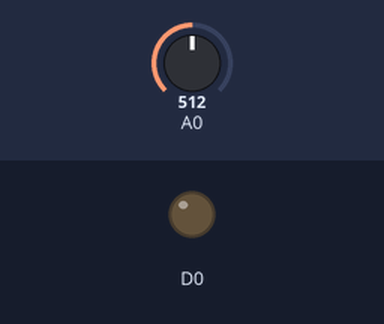
Recording of a sketch running on a simulated ESP8266 (NodeMCU). Parts: output pins drawn as LEDs (lit = HIGH). The test bench sets the inputs (shaded band); at power-on: A0 = 512. WiFi joins after 1.5 s; servers stay silent unless stated; what the sketch prints to the serial monitor is not drawn.

Above: at 0.1 s.
At 1.7 s:
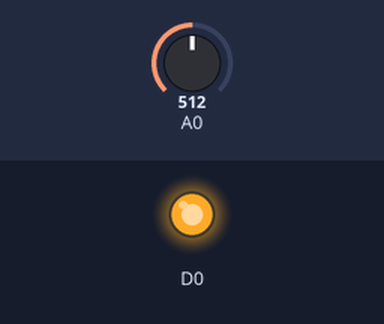
Timing chart, 0 to 3.2 s (numbered marks = the images above):
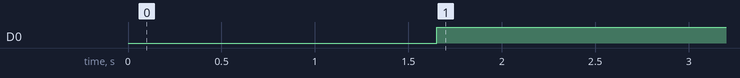

Measured:
- by itself, D0: LOW → HIGH at 1.7 s

The sketch:

Chuva.ino
```cpp
#include <ESP8266WiFi.h>
#include <FirebaseArduino.h>

#define FIREBASE_HOST "agricontrol-7a254.firebaseio.com"
#define FIREBASE_AUTH "Sp6eVgoM10PcF75CU2ZgsHVCZBtV1PJM4prRXjZI"
#define WIFI_SSID "wifi-unilasalle"

void setup() {
  Serial.begin(9600);

  WiFi.begin(WIFI_SSID);
  Serial.print("connecting");
  while (WiFi.status() != WL_CONNECTED) {
    Serial.print(".");
    delay(500);
  }
  Serial.println();
  Serial.print("connected: ");
  Serial.println(WiFi.localIP());
  pinMode(D0, OUTPUT);
  Firebase.begin(FIREBASE_HOST, FIREBASE_AUTH);
}

void loop() {
  bool chuva = analogRead(A0) < 700;

  Firebase.setFloat("chuva", chuva);
  digitalWrite(D0, chuva);

  if (Firebase.failed()) {
      Serial.println(Firebase.error());
      return;
  }
  delay(1);
}
```
